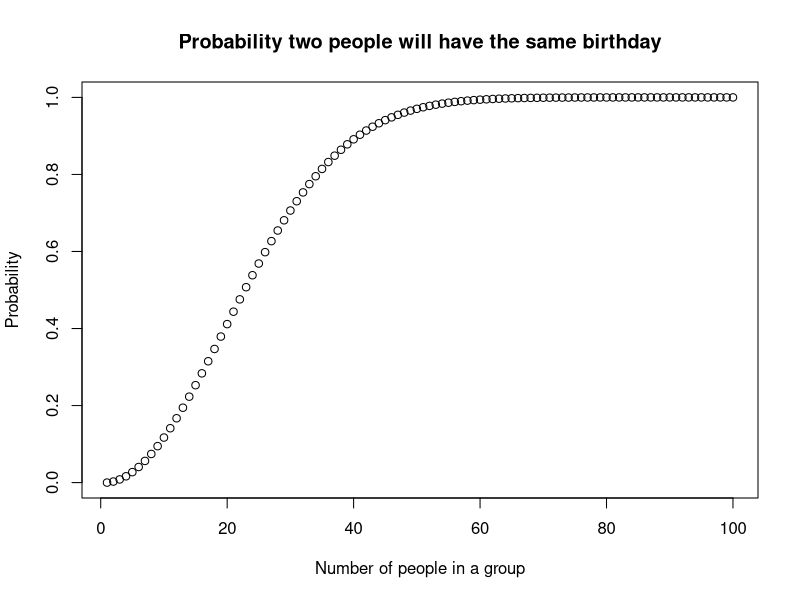

Here is the R script that generated this plot:
# Simulation of the birthday problem

#Permutation function definition
perm <- function(n, k) {
  k <- as.integer(k)
  n <- as.integer(n)
  
  v <- choose(n,k) * factorial(k)   
  #Interestingly, the choose function can handle large n, whereas factorial() cannot
  return(v)
  rm(v) 
}

#Simulation
n <- 365

k <- as.vector(1:100)

prob <- sapply(k, function(k) (1 - perm(n, k)/(n^k))) 
names(prob) <- k

png(filename="~/R/Projects/Birthday_Problem/birthday_dist.png")
  plot(prob, xlab="Number of people in a group", 
       ylab="Probability", 
       main="Probability two people will have the same birthday"
       )
dev.off()